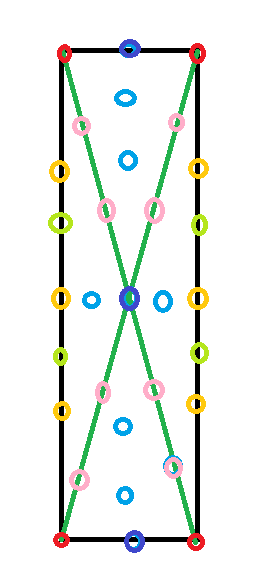
#> input picture Program_za_zaznavanje_nepostavljenih_zaticev/points_plan.png, 258 x 585 px
$ python -i imagePrepare.py   (imports and definitions only)
#> lines starting #> are read from the running program, lines starting #| are printed output that depends on the picture; after the words box and inside, x2 and y2 are one past the last pixel; in counts of white or black regions, pixels touching at a corner belong together
import cv2
import numpy as np


def getHalf(image, half):

    """
    returns only left or right side of image, also converts and returns tresholded hsv
    input: image
    return: cutImage

    """


    # NOTE: when arm comes into frame, it prevents contour detection and
    # breaks the program

    height, width, channels = image.shape

    if(half == "left"):
        print("left")
        image = image[int(height/20):int(height*19/20),int(width/12):int(width*6/13),:]
    if(half == "right"):
        image = image[int(height*1/20):int(height*19/20),int(width*7/13):int(width*12/13),:]


    hsv = cv2.cvtColor(image, cv2.COLOR_RGB2HSV)
    h = cv2.GaussianBlur(hsv[:, :, 0], (7, 7), 15)  # convert to hsv and blur

    ret, h_t = cv2.threshold(h, 60,255, cv2.THRESH_BINARY)

    return image, h_t


def getROI(image, pointLeft, pointRight):
    image = image[int(pointLeft[1]):int(pointRight[1]), int(pointLeft[0]):int(pointRight[0])]

    hsv = cv2.cvtColor(image, cv2.COLOR_RGB2HSV)
    h = cv2.GaussianBlur(hsv[:, :, 0], (7, 7), 15)  # convert to hsv and blur
    # h = hsv[:, :, 0]

    ret, h_t = cv2.threshold(h, 60,255, cv2.THRESH_BINARY)

    return image, h_t


def cutImage(image):
    """
        function cuts image into dimension aaa x bbb, so that only board is in the frame
        input: image
        return: cutImage
    """
    # NOTE: when arm comes into frame, it prevents contour detection and
    # breaks the program

    tresh = 100

    hsv = cv2.cvtColor(image, cv2.COLOR_RGB2HSV)
#> hsv: shape (585, 258, 3); mean H, S, V 7.3, 15.6, 243.2
    hsv = cv2.GaussianBlur(hsv[:, :, 0], (9, 9), 10)  # convert to hsv and blur
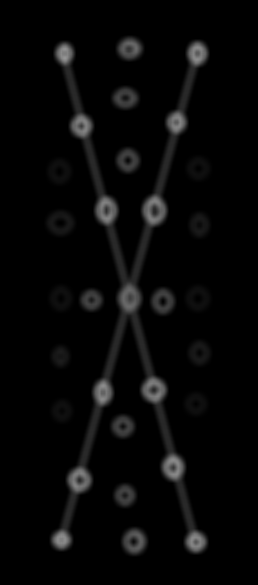
#> hsv: shape (585, 258); min 0, max 149, mean 7.3

    hsv[hsv < tresh] = 0  # treshold hsv
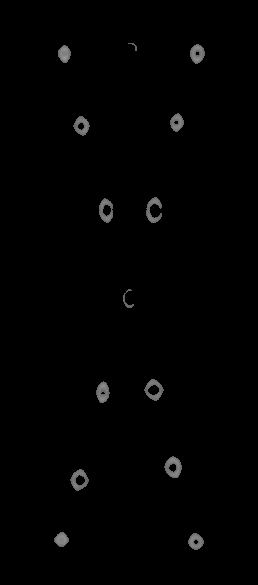
#> hsv: shape (585, 258); 19.12% of pixels changed, all inside (x1, y1, x2, y2) = (44, 35, 213, 557)
    hsv[hsv >= tresh] = 360
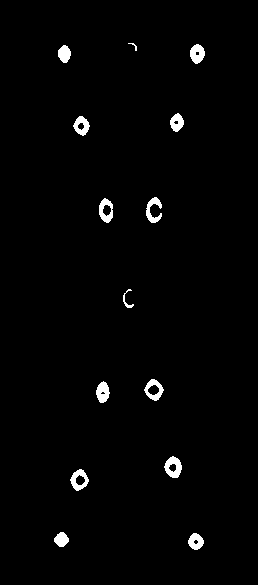
#> hsv: shape (585, 258); values 0 (black) and 104 (white), 1.6% white; 14 white regions

    # find contours
    contours, hierarchy = cv2.findContours(
        hsv, cv2.RETR_TREE, cv2.CHAIN_APPROX_SIMPLE)  # find contours
#> contours = 23 contours, 5 with area under 20; largest, box (x1, y1, x2, y2) and area: (144, 379, 164, 401) 264, (164, 456, 182, 478) 258, (70, 469, 89, 491) 254, (99, 198, 113, 223) 245, (73, 116, 90, 136) 202

    # sort contours, biggest detected is hole frame, second biggest should be
    # the board
    contour_sizes = []

    for i in range(len(contours)):
        contour_sizes.append([cv2.contourArea(contours[i]), i])
#> this loop made 23 passes
#> after the loop, contour_sizes = [[175.5, 0], [17, 1], [139, 2], [254, 3], [77.5, 4], [258, 5], [50, 6], [193, 7], [10, 8], [264.5, 9], [92.5, 10], [32, 11], [245, 12], [77, 13], [167.5, 14], [202, 15], [38.5, 16], [165.5, 17], [15, 18], [151, 19], [198.5, 20], [14, 21], [8, 22]]

    # take second element for sort
    def keyFirst(elem):
        return elem[0]

    # sort list with key
    contour_sizes.sort(key=keyFirst, reverse=True)

    # take second biggest
    cnt = contours[contour_sizes[1][1]]
#> cnt = contour of 34 points, box (x1, y1, x2, y2) (164, 456, 182, 478), area 258

    # convert to rectangle
    epsilon = 0.1 * cv2.arcLength(cnt, True)
#> epsilon = 6.19
    approx = cv2.approxPolyDP(cnt, epsilon, True)
#> approx = [[172, 456], [164, 467], [177, 477], [181, 465]]

    # detect which point is in which corner
    height = image.shape[0]
#> height = 585
    width = image.shape[1]
#> width = 258

    zgornjiLevo = []
    zgornjiDesno = []
    spodnjiLevo = []
    spodnjiDesno = []

    for element in approx:
        if(element[0, 0] < width / 2):
            if(element[0, 1] < height / 2):
                zgornjiLevo = element[0]
            else:
                spodnjiLevo = element[0]
        else:
            if(element[0, 1] < height / 2):
                zgornjiDesno = element[0]
            else:
                spodnjiDesno = element[0]
#> this loop made 4 passes

    # draw rectangle and cut image
#> (the run stopped early here; a loop or call above may not have finished)
